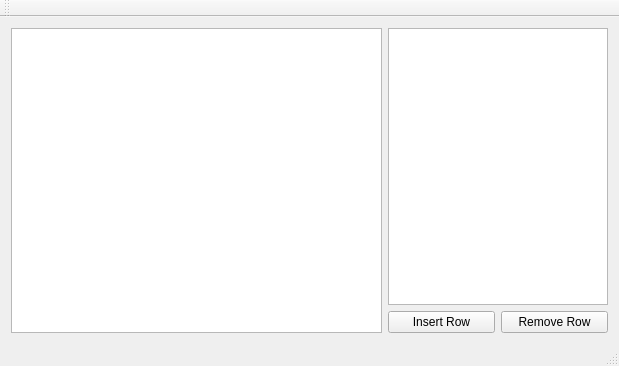
<?xml version="1.0" encoding="UTF-8"?>
<ui version="4.0">
 <class>MainWindow</class>
 <widget class="QMainWindow" name="MainWindow">
  <property name="geometry">
   <rect>
    <x>0</x>
    <y>0</y>
    <width>619</width>
    <height>366</height>
   </rect>
  </property>
  <property name="windowTitle">
   <string>MainWindow</string>
  </property>
  <widget class="QWidget" name="centralWidget">
   <layout class="QHBoxLayout" name="horizontalLayout_2" stretch="1,0">
    <item>
     <widget class="GraphWidget" name="graphicsView"/>
    </item>
    <item>
     <layout class="QVBoxLayout" name="verticalLayout">
      <item>
       <widget class="MyTableView" name="tableView">
        <property name="minimumSize">
         <size>
          <width>220</width>
          <height>0</height>
         </size>
        </property>
        <property name="maximumSize">
         <size>
          <width>220</width>
          <height>16777215</height>
         </size>
        </property>
       </widget>
      </item>
      <item>
       <layout class="QHBoxLayout" name="horizontalLayout">
        <item>
         <widget class="QPushButton" name="insertRowButton">
          <property name="text">
           <string>Insert Row</string>
          </property>
         </widget>
        </item>
        <item>
         <widget class="QPushButton" name="removeRowButton">
          <property name="text">
           <string>Remove Row</string>
          </property>
         </widget>
        </item>
       </layout>
      </item>
     </layout>
    </item>
   </layout>
  </widget>
  <widget class="QMenuBar" name="menuBar">
   <property name="geometry">
    <rect>
     <x>0</x>
     <y>0</y>
     <width>619</width>
     <height>21</height>
    </rect>
   </property>
  </widget>
  <widget class="QToolBar" name="mainToolBar">
   <attribute name="toolBarArea">
    <enum>TopToolBarArea</enum>
   </attribute>
   <attribute name="toolBarBreak">
    <bool>false</bool>
   </attribute>
  </widget>
  <widget class="QStatusBar" name="statusBar"/>
 </widget>
 <layoutdefault spacing="6" margin="11"/>
 <customwidgets>
  <customwidget>
   <class>MyTableView</class>
   <extends>QTableView</extends>
   <header location="global">mytableview.h</header>
  </customwidget>
  <customwidget>
   <class>GraphWidget</class>
   <extends>QGraphicsView</extends>
   <header>graphwidget.h</header>
  </customwidget>
 </customwidgets>
 <resources/>
 <connections/>
</ui>
